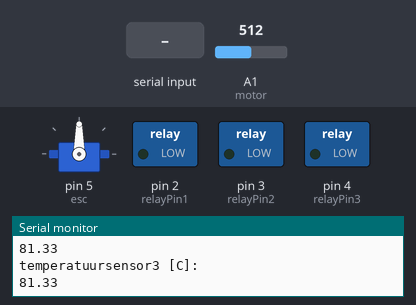
This sketch was run on a simulated Arduino Uno, built with avr-gcc and run on an emulated ATmega328P. Parts: servo, switched loads named in the sketch (green lamp = pin HIGH), the last lines printed to the serial monitor. Inputs (shaded band) come from the test bench; at power-on: A1 (motor) = 512.

Above: at 1.2 s.
1.3 s: "1" received over the second serial link
At 1.9 s:
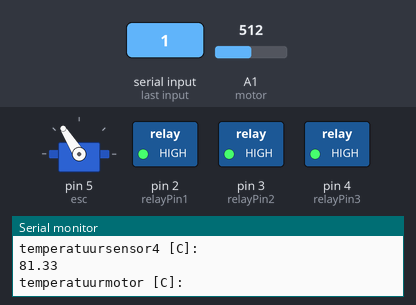
2.8 s: "2" received over the second serial link
At 3.9 s:
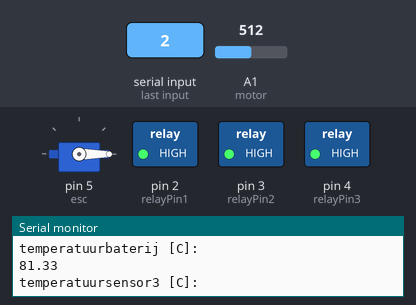
4.3 s: A1 (motor) set to 559
5.8 s: A1 (motor) set to 579
8.8 s: "0" received over the second serial link
At 10.0 s:
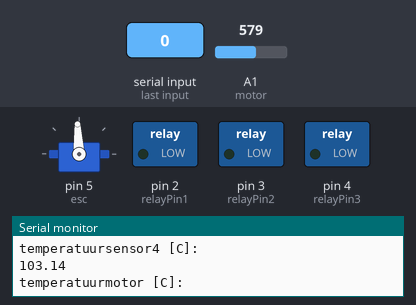
11.8 s: "2" received over the second serial link
At 12.1 s:
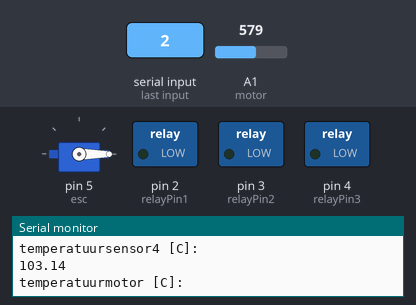
Timing chart, 0 to 14.3 s (numbered marks = the images above; inputs shaded):
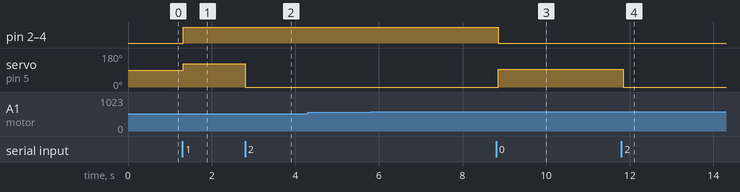

Measured:
- after the input at 1.3 s, pin 2 (relayPin1), pin 3 (relayPin2), pin 4 (relayPin3): LOW → HIGH at once; servo on pin 5 (esc): 90° → 122° at once
- after the input at 2.8 s, servo on pin 5 (esc): 122° → 0° at once
- after the input at 8.8 s, pin 2 (relayPin1), pin 3 (relayPin2), pin 4 (relayPin3): HIGH → LOW after 0.05 s; servo on pin 5 (esc): 0° → 93° after 0.05 s
- after the input at 11.8 s, servo on pin 5 (esc): 93° → 0° after 0.05 s

The sketch:

code1_nick.ino
```cpp
#include <SoftwareSerial.h>
#include <Servo.h>

SoftwareSerial bluetoothSerial(0, 1); // RX, TX pinnen voor de Bluetooth-module

int relayPin1 = 2;
int relayPin2 = 3;
int relayPin3 = 4;
Servo esc;

float temperatuurmotor, temperatuurbaterij, temperatuursensor3, temperatuursensor4  ;
float UTempmotor, UTempbatterij, UTempsensor3, UTempsensor4;
int motor = 1;
int motortemper = 0;
int batterij = 2;
int baterijtemper = 0;
int sensor3 = 3;
int sensor3temper = 0;
int sensor4 = 4;
int sensor4temper = 0;


void setup() {
  Serial.begin(19200);
  bluetoothSerial.begin(9600); // Start de Bluetooth-verbinding
  pinMode(relayPin1, OUTPUT);
  pinMode(relayPin2, OUTPUT);
  pinMode(relayPin3, OUTPUT);

  esc.attach(5);


}

void loop() {
    sensoren();

  if (bluetoothSerial.available()) {
    char bluetooth_send = bluetoothSerial.read(); // Lees het ontvangen commando
        Serial.println(bluetooth_send);
        int test = Serial.read();
        esc.writeMicroseconds(test);

    if (bluetooth_send == '1') {
      digitalWrite(relayPin1, HIGH);
      digitalWrite(relayPin2, HIGH);
      digitalWrite(relayPin3, HIGH);

      esc.writeMicroseconds(1800);
    }
    if (bluetooth_send == '0') {
      digitalWrite(relayPin1, LOW);
      digitalWrite(relayPin2, LOW);
      digitalWrite(relayPin3, LOW);

      esc.writeMicroseconds(1500);

    }
  }
}

void sensoren()
{
      motortemper = analogRead(motor);
      UTempmotor = motortemper/204.8;
      temperatuurmotor =  16+((UTempmotor - 1.52) / 0.0150);
      Serial.println("temperatuurmotor [C]: ");
      Serial.println(temperatuurmotor);
      baterijtemper = analogRead(motor);
      UTempbatterij = baterijtemper/204.8;
      temperatuurbaterij=  16+((UTempbatterij - 1.52) / 0.0150);
      Serial.println("temperatuurbaterij [C]: ");
      Serial.println(temperatuurbaterij);
      sensor3temper = analogRead(motor);
      UTempsensor3 = sensor3temper/204.8;
      temperatuursensor3 =  16+((UTempsensor3 - 1.52) / 0.0150);
      Serial.println("temperatuursensor3 [C]: ");
      Serial.println(temperatuursensor3);
      sensor4temper = analogRead(motor);
      UTempsensor4 = sensor4temper/204.8;
      temperatuursensor4 =  16+((UTempsensor4 - 1.52) / 0.0150);
      Serial.println("temperatuursensor4 [C]: ");
      Serial.println(temperatuursensor4);
}
```
